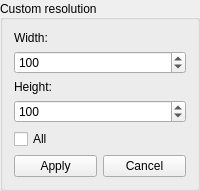
            <widget class="QGroupBox" name="groupBox">
             <property name="maximumSize">
              <size>
               <width>200</width>
               <height>16777215</height>
              </size>
             </property>
             <property name="toolTip">
              <string/>
             </property>
             <property name="title">
              <string>Custom resolution</string>
             </property>
             <property name="alignment">
              <set>Qt::AlignLeading|Qt::AlignLeft|Qt::AlignVCenter</set>
             </property>
             <layout class="QGridLayout" name="gridLayout_13">
              <item row="1" column="0" colspan="2">
               <widget class="QSpinBox" name="spinBox_CustRes_width">
                <property name="minimum">
                 <number>1</number>
                </property>
                <property name="maximum">
                 <number>999999999</number>
                </property>
                <property name="value">
                 <number>100</number>
                </property>
               </widget>
              </item>
              <item row="5" column="0">
               <widget class="QPushButton" name="pushButton_CustRes_apply">
                <property name="toolTip">
                 <string>1.Set the height and width of the resolution.
2.Select a file in the file list.
3.Click the Apply button to set the resolution.</string>
                </property>
                <property name="text">
                 <string>Apply</string>
                </property>
               </widget>
              </item>
              <item row="2" column="0">
               <widget class="QLabel" name="label_15">
                <property name="text">
                 <string>Height:</string>
                </property>
               </widget>
              </item>
              <item row="3" column="0" colspan="2">
               <widget class="QSpinBox" name="spinBox_CustRes_height">
                <property name="minimum">
                 <number>1</number>
                </property>
                <property name="maximum">
                 <number>999999999</number>
                </property>
                <property name="value">
                 <number>100</number>
                </property>
               </widget>
              </item>
              <item row="0" column="0">
               <widget class="QLabel" name="label_18">
                <property name="text">
                 <string>Width:</string>
                </property>
               </widget>
              </item>
              <item row="5" column="1">
               <widget class="QPushButton" name="pushButton_CustRes_cancel">
                <property name="toolTip">
                 <string>1.Select a file in the file list.
2.Click the Cancel button to cancel the custom resolution.</string>
                </property>
                <property name="text">
                 <string>Cancel</string>
                </property>
               </widget>
              </item>
              <item row="4" column="0">
               <widget class="QCheckBox" name="checkBox_custres_isAll">
                <property name="toolTip">
                 <string>Valid for all files.</string>
                </property>
                <property name="text">
                 <string>All</string>
                </property>
               </widget>
              </item>
             </layout>
            </widget>
